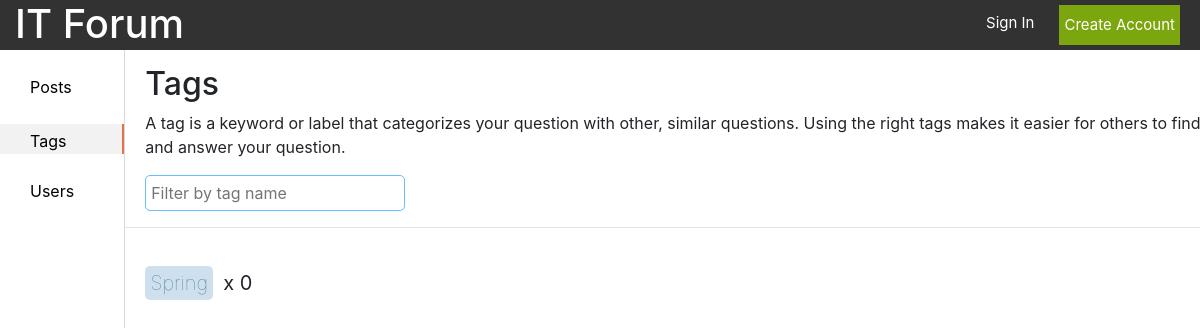
The page /tags/ on the database as committed earlier.
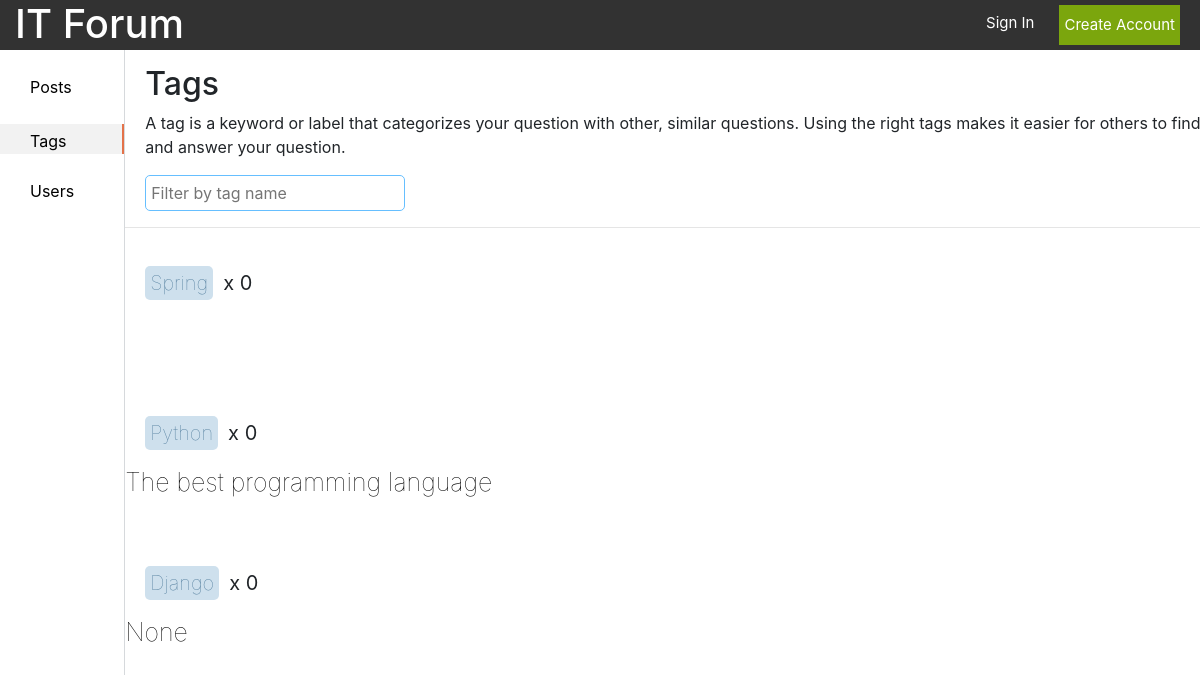
The same page on the database as committed later.
### forum/models.py (models this page shows, shortened)
class Tag(models.Model):
    name = models.CharField(max_length=15, unique=True)
    context = models.TextField(default='', blank=True, null=True)
    creator = models.ForeignKey(UserProfile, on_delete=models.CASCADE)
    create = models.DateTimeField(auto_now_add=True)
    count = models.IntegerField(default=0)

### forum/views.py (the view)
# urls.py: path('tags/', views.tags, name='tags'),
def tags(request):
    all_tags = Tag.objects.all()
    form = CreateTag()
    context = {'tags': all_tags, 'form': form}
    return render(request, 'tag/tags.html', context=context)

### forum/forms.py
class CreateTag(ModelForm):
    class Meta:
        model = Tag
        fields = ('name', 'context')

### templates/tag/tags.html (shortened to what this page needs)
{% load static %}
<!DOCTYPE html>
<html lang="en">
<head>
    <link rel="stylesheet" href="https://stackpath.bootstrapcdn.com/bootstrap/4.1.3/css/bootstrap.min.css"
>
    <link rel="stylesheet" href="{% static 'css/style.css' %}">
</head>
<body>
<header class="header container-fluid d-flex justify-content-between">
    <a href="/">
        <h1>IT Forum</h1>
    </a>
    {% if user.is_authenticated %}
        <div class="d-flex justify-content-end">
            <span class="username"><a href="/profile">{{ user.username }}</a></span>
            <a class="log_out" href="/logout">
                <p class="small_text">Log out</p>
            </a>
        </div>
    {% else %}
        <div class="d-flex justify-content-end">
            <a class="sign_in_text" href="/login">
                <p class="small_text">Sign In</p>
            </a>
            <button class="btn-default green_btn small_text" onclick="location.href='/registration'">Create Account
            </button>
        </div>
    {% endif %}
</header>
<section class="d-flex">
    <div class="list">
        <ul class="left_sidebar">
            <li id="posts"><a href="/posts">Posts</a></li>
            <li id="tags"><a href="/tags">Tags</a></li>
            <li is="users"><a href="/users">Users</a></li>
        </ul>
    </div>
    <div class="d-block">
        <div class="tags_head">
            <div class="d-flex justify-content-between">
                <h2>Tags</h2>
            </div>
            <p>A tag is a keyword or label that categorizes your question with other, similar questions. Using the right
                tags makes it easier for others to find and answer your question.</p>
            <input type="text" class="search_field" placeholder="Filter by tag name"/>
        </div>
        <hr/>
        <div>
            {% if tags %}
                <div class="d-inline p-2">
                    {% for tag in tags %}
                        <div class="tag_div">
                            <p><span class="tag_names">{{ tag.name }}</span><span
                                    class="tag_count">x {{ tag.count }}</span></p>
                            <p class="tag_desc">{{ tag.context }}</p>
                        </div>
                    {% endfor %}
                </div>
            {% endif %}
        </div>
    </div>
</section>
</body>
</html>

### static/css/style.css (style rules this page uses)
* { padding: 0; margin: 0; }
.header { width: 100%; height: 50px; background: #323232; }
.header > a, .header > a:focus, .header > a:hover { text-decoration: none; color: white; }
.header > a > h1, .header > a > h1:focus, .header > a > h1:hover { color: white; }
.green_btn { background-color: #7BA60D; margin: 5px; border: none; padding: 5px; color: white; cursor: pointer; }
.small_text { font-size: 15px; }
.sign_in_text, .sign_in_text:focus, .sign_in_text:hover { color: white; margin-top: 12px; text-decoration: none; margin-right: 20px; }
.left_sidebar { list-style: none; }
.left_sidebar > li { margin-top: 20px; padding: 5px 50px 5px 30px; }
.left_sidebar > li > a, .left_sidebar > li > a:focus, .left_sidebar > li > a:hover { color: black; text-decoration: none; cursor: pointer; }
.list { border-right: 1px solid #D6D9DC; display: inline-block; height: calc(100vh - 50px); }
.active_tab { background-color: #F2F2F2; height: 30px; border-right: 2px solid #E47249; }
.search_field { border: 1px solid #66BFFF; border-radius: 5px; padding: 5px; }
.users_head, .tags_head { margin-left: 20px; margin-top: 15px; width: 89vw; }
.tag_names { margin-left: 20px; background-color: #CEE0ED; padding: 5px; font-size: 20px; font-weight: lighter; color: #507C9C; border-radius: 5px; }
.tag_count { font-size: 20px; padding-left: 10px; }
.tag_desc { font-size: 25px; font-weight: lighter; color: black; }
.tag_div { max-height: 150px; height: 150px; cursor: pointer; }

Rows that differ between the two databases and show on the page:
added Tag: name "Python", count "0", context "The best programming language"
added Tag: name "Django", count "0", context "None"
